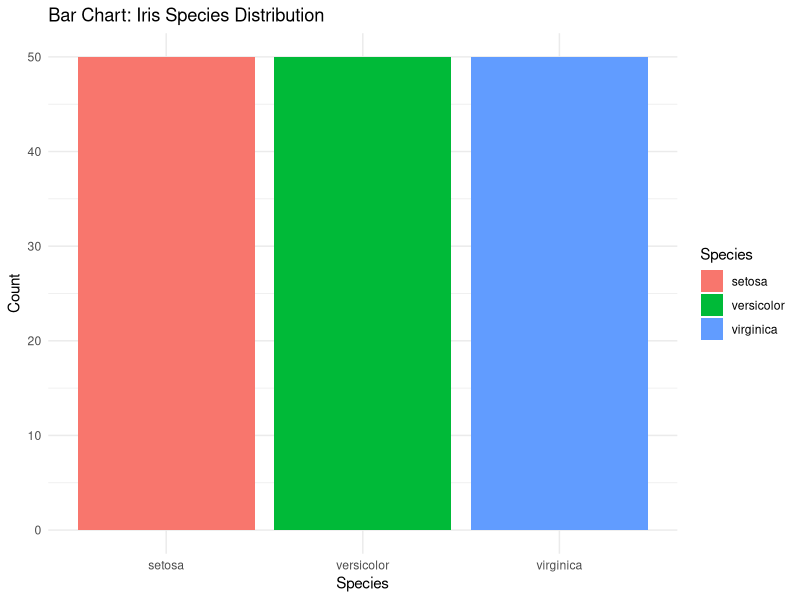
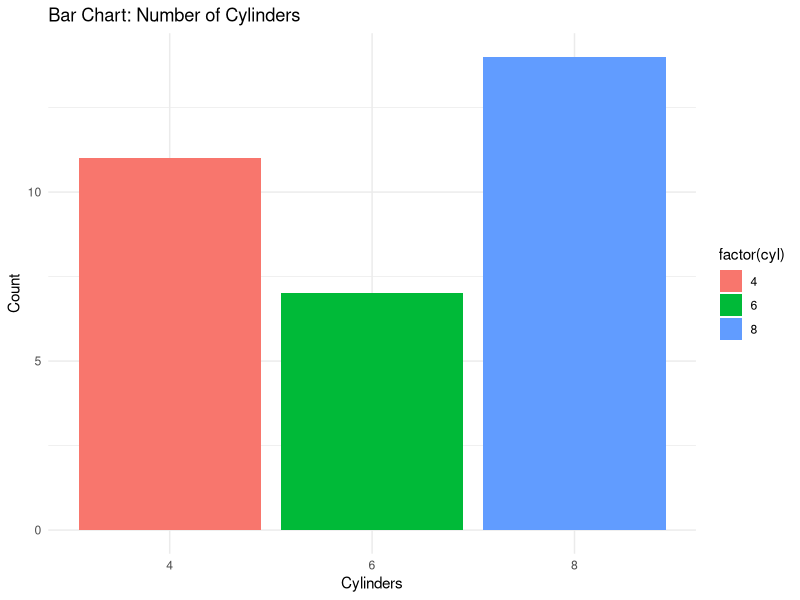
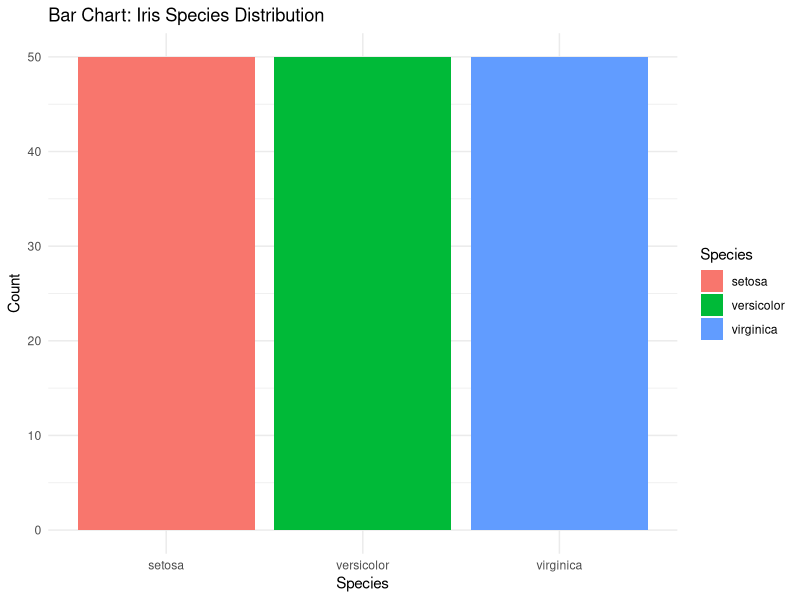
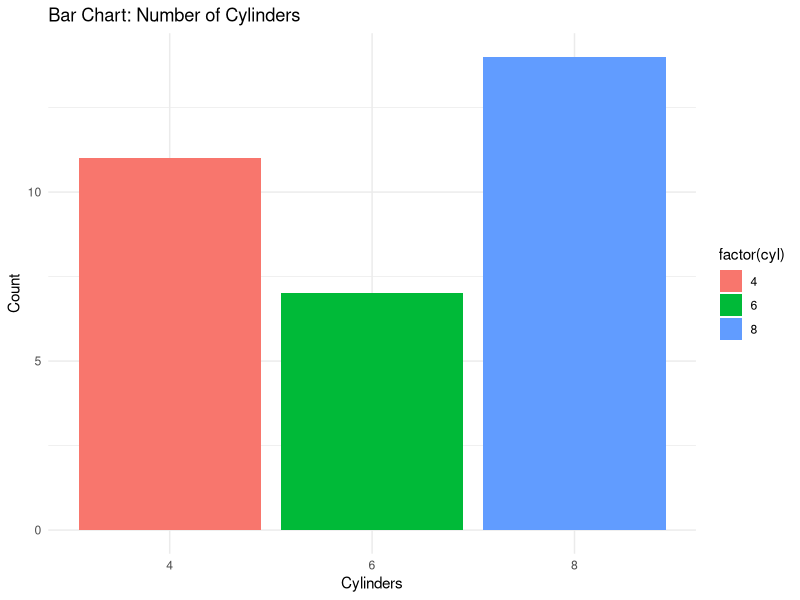

Generate these figures, in order, with R: (Note: this script raises an error after producing the figures.)
# ============================================================================
# QUESTION 10: Plot Bar chart and Pie chart
# ============================================================================

if (!require("ggplot2")) install.packages("ggplot2")
library(ggplot2)

# Load datasets
data(iris)
data(mtcars)

# ============================================================================
# BAR CHARTS using ggplot2
# ============================================================================

# Bar chart 1: Iris species counts
cat("=== Bar Chart 1: Iris Species Distribution ===\n")
p1 <- ggplot(iris, aes(x = Species, fill = Species)) +
  geom_bar() +
  labs(title = "Bar Chart: Iris Species Distribution", x = "Species", y = "Count") +
  theme_minimal()
print(p1)

ggsave("barchart_iris_species.png", p1, width = 8, height = 6)
cat("Saved: barchart_iris_species.png\n")

# Bar chart 2: mtcars cylinder distribution
cat("\n=== Bar Chart 2: Cylinder Distribution in mtcars ===\n")
p2 <- ggplot(mtcars, aes(x = factor(cyl), fill = factor(cyl))) +
  geom_bar() +
  labs(title = "Bar Chart: Number of Cylinders", x = "Cylinders", y = "Count") +
  theme_minimal()
print(p2)

ggsave("barchart_mtcars_cylinders.png", p2, width = 8, height = 6)
cat("Saved: barchart_mtcars_cylinders.png\n")

# Bar chart 3: Average MPG by cylinders
cat("\n=== Bar Chart 3: Average MPG by Cylinders ===\n")
mpg_by_cyl <- mtcars %>%
  group_by(cyl) %>%
  summarise(avg_mpg = mean(mpg))

p3 <- ggplot(mpg_by_cyl, aes(x = factor(cyl), y = avg_mpg, fill = factor(cyl))) +
  geom_bar(stat = "identity") +
  labs(title = "Bar Chart: Average MPG by Cylinders", x = "Cylinders", y = "Average MPG") +
  theme_minimal()
print(p3)

ggsave("barchart_avg_mpg_cylinders.png", p3, width = 8, height = 6)
cat("Saved: barchart_avg_mpg_cylinders.png\n")

# ============================================================================
# PIE CHARTS
# ============================================================================

# Pie chart 1: Iris species distribution
cat("\n=== Pie Chart 1: Iris Species Distribution ===\n")
species_counts <- as.data.frame(table(iris$Species))
colnames(species_counts) <- c("Species", "Count")

p4 <- ggplot(species_counts, aes(x = "", y = Count, fill = Species)) +
  geom_bar(stat = "identity", width = 1) +
  coord_polar("y", start = 0) +
  labs(title = "Pie Chart: Iris Species Distribution") +
  theme_minimal() +
  theme(axis.text.x = element_blank())
print(p4)

ggsave("piechart_iris_species.png", p4, width = 8, height = 6)
cat("Saved: piechart_iris_species.png\n")

# Pie chart 2: Cylinder distribution
cat("\n=== Pie Chart 2: Cylinder Distribution ===\n")
cyl_counts <- as.data.frame(table(mtcars$cyl))
colnames(cyl_counts) <- c("Cylinders", "Count")

p5 <- ggplot(cyl_counts, aes(x = "", y = Count, fill = Cylinders)) +
  geom_bar(stat = "identity", width = 1) +
  coord_polar("y", start = 0) +
  labs(title = "Pie Chart: Cylinder Distribution") +
  theme_minimal() +
  theme(axis.text.x = element_blank())
print(p5)

ggsave("piechart_mtcars_cylinders.png", p5, width = 8, height = 6)
cat("Saved: piechart_mtcars_cylinders.png\n")

# ============================================================================
# BASE R BAR AND PIE CHARTS
# ============================================================================

cat("\n=== Base R Plots ===\n")

# Bar chart using base R
png("barchart_base_iris.png", width = 800, height = 600)
barplot(table(iris$Species),
        main = "Bar Chart: Iris Species (Base R)",
        xlab = "Species", ylab = "Count",
        col = c("cyan", "magenta", "yellow"),
        ylim = c(0, 60))
dev.off()
cat("Saved: barchart_base_iris.png\n")

# Pie chart using base R
png("piechart_base_iris.png", width = 800, height = 600)
pie(table(iris$Species),
    main = "Pie Chart: Iris Species (Base R)",
    col = c("cyan", "magenta", "yellow"))
dev.off()
cat("Saved: piechart_base_iris.png\n")

# Bar chart with horizontal bars
png("barchart_horizontal.png", width = 800, height = 600)
barplot(table(mtcars$cyl),
        main = "Bar Chart: Cylinders (Horizontal)",
        xlab = "Count", ylab = "Cylinders",
        col = rainbow(3),
        horiz = TRUE)
dev.off()
cat("Saved: barchart_horizontal.png\n")

cat("\n=== Question 10 Complete ===\n")
